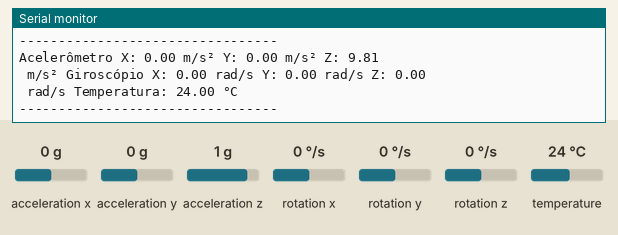
Simulated run of this program. Board: ESP32-S3. On the bench: the last lines printed to the serial monitor. The inputs (shaded band) are chosen by the test bench; at power-on: acceleration x 0 g, acceleration y 0 g, acceleration z 1 g, rotation x 0 °/s, rotation y 0 °/s, rotation z 0 °/s, temperature 24 °C.

Above: at 1.3 s.
1.4 s: acceleration x set to -1.4 g
2.9 s: acceleration y set to -1.4 g
4.4 s: acceleration z set to -1.4 g
5.9 s: rotation x set to -192 °/s
At 6.7 s:
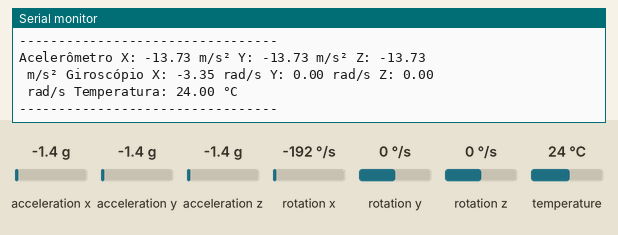
7.4 s: rotation y set to -192 °/s
At 8.2 s:
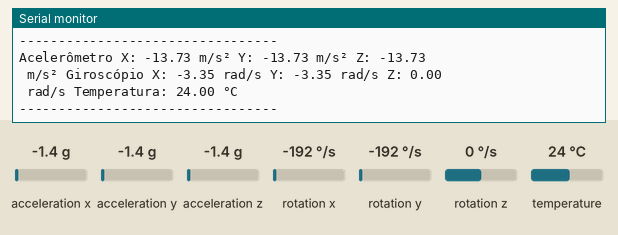

Measured:
- after the input at 5.9 s, the serial monitor: prints a new line after 0.35 s (image 1)
- after the input at 7.4 s, the serial monitor: prints a new line after 0.38 s (image 2)

The program:

main.cpp
```cpp
#include <Wire.h>
#include <Adafruit_MPU6050.h>
#include <Adafruit_Sensor.h>
#include <Arduino.h>

Adafruit_MPU6050 mpu;

#define MPU_SDA 20
#define MPU_SCL 21

void setup() {
  Serial.begin(115200);
  Wire.begin(MPU_SDA, MPU_SCL);  // Define os pinos I2C

  while (!Serial)
    delay(10);

  Serial.println("Iniciando MPU6050...");

  if (!mpu.begin()) {
    Serial.println("Falha ao encontrar MPU6050! Verifique conexões.");
    while (1)
      delay(10);
  }

  Serial.println("MPU6050 pronto!");
  mpu.setAccelerometerRange(MPU6050_RANGE_8_G);
  mpu.setGyroRange(MPU6050_RANGE_500_DEG);
  mpu.setFilterBandwidth(MPU6050_BAND_21_HZ);

  delay(100);
}


void loop() {
  /* Lê sensores do MPU6050 */
  sensors_event_t a, g, temp;
  mpu.getEvent(&a, &g, &temp);

  Serial.print("Acelerômetro X: "); Serial.print(a.acceleration.x); Serial.print(" m/s² ");
  Serial.print("Y: "); Serial.print(a.acceleration.y); Serial.print(" m/s² ");
  Serial.print("Z: "); Serial.println(a.acceleration.z); Serial.print(" m/s² ");

  Serial.print("Giroscópio X: "); Serial.print(g.gyro.x); Serial.print(" rad/s ");
  Serial.print("Y: "); Serial.print(g.gyro.y); Serial.print(" rad/s ");
  Serial.print("Z: "); Serial.println(g.gyro.z); Serial.print(" rad/s ");

  Serial.print("Temperatura: "); Serial.print(temp.temperature); Serial.println(" °C");

  Serial.println("---------------------------------");
  delay(500);
}
```
